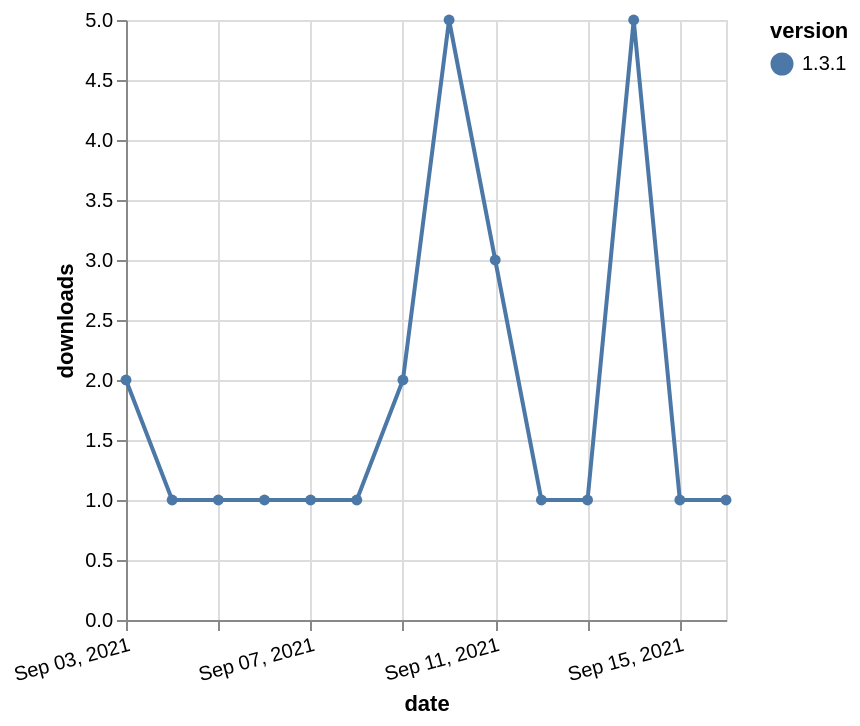

Vega-Lite specification stored for this chart:
### Vega-Lite specification from a JSON file in a GitHub repository (floating-point values rounded to 4 significant figures)
{"$schema": "https://vega.github.io/schema/vega-lite/v5.json", "description": "A simple bar chart with embedded data.", "data": {"values": [{"date": "2021-09-03", "total": 550, "delta": 2, "version": "1.3.1"}, {"date": "2021-09-04", "total": 551, "delta": 1, "version": "1.3.1"}, {"date": "2021-09-05", "total": 552, "delta": 1, "version": "1.3.1"}, {"date": "2021-09-06", "total": 553, "delta": 1, "version": "1.3.1"}, {"date": "2021-09-07", "total": 554, "delta": 1, "version": "1.3.1"}, {"date": "2021-09-08", "total": 555, "delta": 1, "version": "1.3.1"}, {"date": "2021-09-09", "total": 557, "delta": 2, "version": "1.3.1"}, {"date": "2021-09-10", "total": 562, "delta": 5, "version": "1.3.1"}, {"date": "2021-09-11", "total": 565, "delta": 3, "version": "1.3.1"}, {"date": "2021-09-12", "total": 566, "delta": 1, "version": "1.3.1"}, {"date": "2021-09-13", "total": 567, "delta": 1, "version": "1.3.1"}, {"date": "2021-09-14", "total": 572, "delta": 5, "version": "1.3.1"}, {"date": "2021-09-15", "total": 573, "delta": 1, "version": "1.3.1"}, {"date": "2021-09-16", "total": 574, "delta": 1, "version": "1.3.1"}]}, "width": "container", "mark": {"type": "line", "point": {"filled": true}}, "encoding": {"x": {"field": "date", "type": "temporal", "timeUnit": "yearmonthdate", "title": "date", "axis": {"labelAngle": -15}}, "y": {"field": "delta", "type": "quantitative", "title": "downloads"}, "color": {"field": "version", "type": "nominal"}, "tooltip": {"field": "delta"}}}
